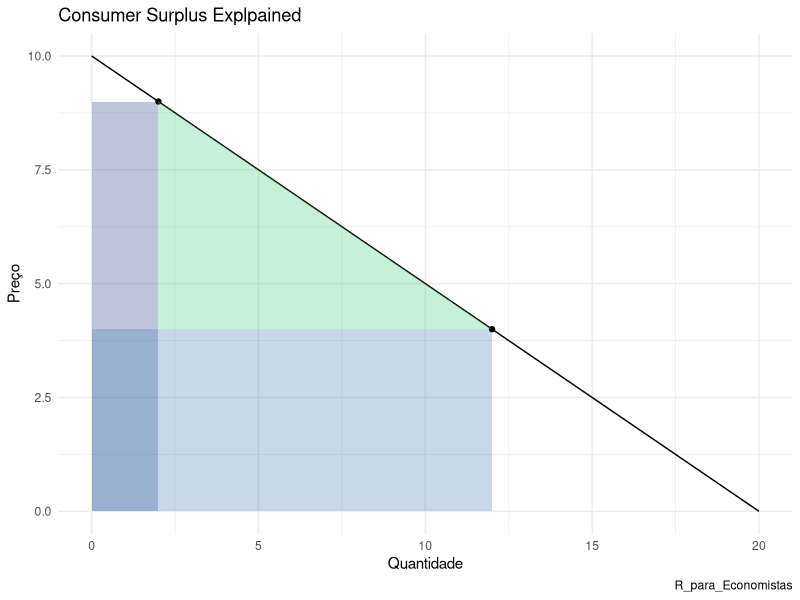

Source code (R):
library(tidyverse)

D <- function(p){
  demand = 20 - 2 * p
  return(demand)
}
P <- function(d){
  price = (d - 20) / - 2
  return(price)
}


# y 
D(0); D(10)
P(D(0)); P(D(10))

p1 = 9; p2 = 4
df <- data.frame(
  y = c(P(0), 0, p1, p1, 0, p2, p2, 0, min(p1, p2)),
  x = c(0, D(0), D(p1), 0, D(p1), D(p2), 0, D(p2), min(D(p1), D(p2))),
  leg = c("preço_max", "preço_min", "input1", "lin_hor1", "lin_ver1", "input2", "lin_hor2", "lin_ver2", "mid_pt")
); df

triang <- data.frame(
  y = c(df$y[3], df$y[6], df$y[9]),
  x = c(df$x[3], df$x[6], df$x[9])
); triang

ggplot()+
  
  geom_segment(aes(x = df$x[1], y = df$y[1], xend = df$x[2], yend = df$y[2]))+ # Curva Demanda
  
  # geom_segment(aes(x = df$x[3], y = df$y[3]), xend = df$x[4], yend = df$y[4], size = 1, linetype=2) + # Linha horizontal
  # geom_segment(aes(x = df$x[3], y = df$y[3]), xend = df$x[5], yend = df$y[5], size = 1, linetype=2) + # Linha vertical
  geom_rect(aes(xmin = 0, ymin = 0, xmax = df$x[5], ymax = df$y[4]), alpha = 0.3, fill = "royalblue4") + # Quadrado principal
  
  # geom_segment(aes(x = df$x[6], y = df$y[6]), xend = df$x[7], yend = df$y[7], size = 1, linetype=2) + # Linha horizontal
  # geom_segment(aes(x = df$x[6], y = df$y[6]), xend = df$x[8], yend = df$y[8], size = 1, linetype=2) + # Linha vertical
  geom_rect(aes(xmin = 0, ymin = 0, xmax = df$x[8], ymax = df$y[7]), alpha = 0.3, fill = "steelblue") + # Quadrado principal
  
  geom_point(aes(x = df$x[3], y = df$y[3]))+
  geom_point(aes(x = df$x[6], y = df$y[6]))+
  
  # geom_polygon(aes(x = c(df$x[c(3, 6)], 0), y = c(df$y[c(3, 6)], 0))) +
  geom_polygon(aes(x = triang$x, y = triang$y), fill = "seagreen3", alpha = 0.3) +
  
  labs(
    title = "Consumer Surplus Explpained", 
    caption = "R_para_Economistas", 
    x = "Quantidade", 
    y= "Preço"
  ) +
  theme_minimal()
colours()

